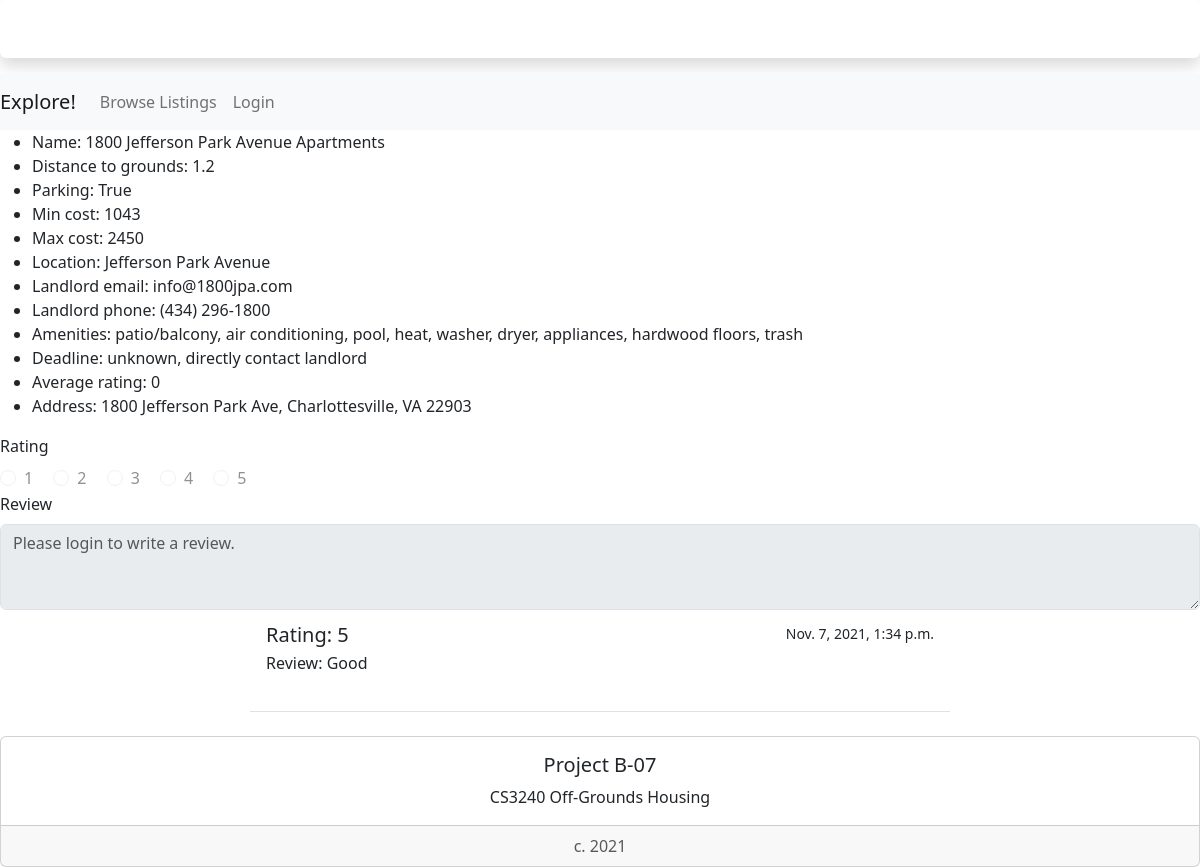
/housing/6/, run on an earlier commit of the app's database.
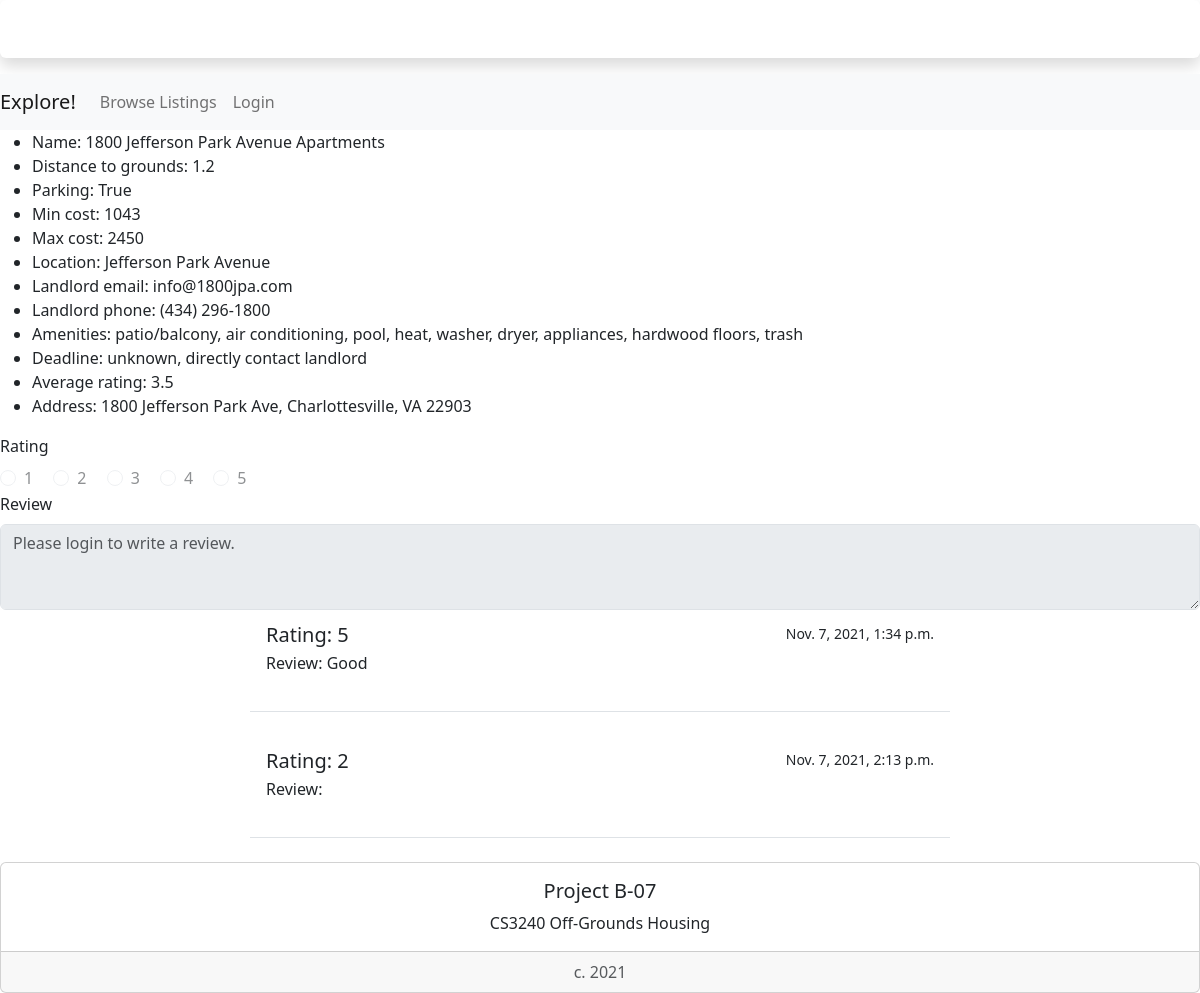
And on a later commit of the database.
### housing/models.py (models this page shows, shortened)
class StudentHousing(models.Model):
    name = models.CharField(max_length=200)
    distToGrounds = models.FloatField(default=0)
    parking = models.BooleanField()
    minCost = models.IntegerField(default=0)
    maxCost = models.IntegerField(default=0)
    location = models.TextField(max_length=200, null=True)
    landlordEmail = models.CharField(max_length=200, null=True)
    landlordPhone = models.CharField(max_length=200, null=True)
    amenities = models.TextField(max_length=200, null=True)
    deadline = models.CharField(max_length=200, null=True)
    averageRating = models.FloatField(default=0)
    address = models.TextField(max_length=200, null=True)
    image = models.ImageField(blank=True, null=True) #makes it optional to include an image

class Review(models.Model):
    house = models.ForeignKey(StudentHousing, on_delete=models.CASCADE)
    rating = models.IntegerField(default=0)
    review = models.TextField(max_length=200, default="")
    pub_date = models.DateTimeField('date published')

### housing/views.py (the view)
# urls.py: path('<int:pk>/', views.DetailView.as_view(), name='detail'),
class DetailView(generic.DetailView):
    model = StudentHousing
    template_name = 'housing/studentHousingOption.html'
    def get_queryset(self):
        return StudentHousing.objects

### housing/templates/housing/studentHousingOption.html (shortened to what this page needs)
<!doctype html>
<link href="https://cdn.jsdelivr.net/npm/bootstrap@5.1.1/dist/css/bootstrap.min.css" rel="stylesheet">
{% load bootstrap5 %}
{% bootstrap_css %}
<div style="width: 100%" class="shadow p-2 mb-3 bg-body rounded text-white">
    <h3 class="font-monospace text-center">Housing for UVA Students by B-07!</h3>
</div>
<nav class="navbar navbar-expand-lg navbar-light bg-light">
    <a class="navbar-brand">Explore!</a>
    <div class="collapse navbar-collapse" id="navbarNav">
        <ul class="navbar-nav">
        <li class="nav-item">
            <a class="nav-link" href="{% url 'housing:studentHousingList' %}">Browse Listings</a>
        </li>
            {% if user.is_authenticated %}
            <li class="nav-item">
                <a class="nav-link" href="{% url 'housing:logout' %}">Logout</a>
            </li>
            {% else %}
            <li class="nav-item">
                <a class="nav-link" href="{% url 'index' %}">Login</a>
            </li>
            {% endif %}
        </ul>
    </div>
</nav>
{% if studenthousing %}
    <ul>
        <li>Name: {{ studenthousing.name }}</li>
        <li>Distance to grounds: {{ studenthousing.distToGrounds }}</li>
        <li>Parking: {{ studenthousing.parking }}</li>
        <li>Min cost: {{ studenthousing.minCost }}</li>
        <li>Max cost: {{ studenthousing.maxCost }}</li>
        <li>Location: {{ studenthousing.location }}</li>
        <li>Landlord email: {{ studenthousing.landlordEmail }}</li>
        <li>Landlord phone: {{ studenthousing.landlordPhone }}</li>
        <li>Amenities: {{ studenthousing.amenities }}</li>
        <li>Deadline: {{ studenthousing.deadline }}</li>
        <li>Average rating: {{ studenthousing.averageRating }}</li>
        <li>Address: {{ studenthousing.address }}</li>
    </ul>
{% else %}
    <p>No housing details are available.</p>
{% endif %}
<form action="{% url 'housing:review_submit' studenthousing.id %}" method="post">
    {% if user.is_authenticated %}
    <label for="FieldSet1" class="form-label">Rating</label>
    <fieldset id="FieldSet1">
        <div class="form-check form-check-inline">
          <input class="form-check-input" type="radio" name="rating" id="inlineRadio1" value="1">
          <label class="form-check-label" for="inlineRadio1">1</label>
        </div>
        <div class="form-check form-check-inline">
          <input class="form-check-input" type="radio" name="rating" id="inlineRadio2" value="2">
          <label class="form-check-label" for="inlineRadio2">2</label>
        </div>
        <div class="form-check form-check-inline">
          <input class="form-check-input" type="radio" name="rating" id="inlineRadio3" value="3">
          <label class="form-check-label" for="inlineRadio3">3</label>
        </div>
        <div class="form-check form-check-inline">
          <input class="form-check-input" type="radio" name="rating" id="inlineRadio4" value="4">
          <label class="form-check-label" for="inlineRadio4">4</label>
        </div>
        <div class="form-check form-check-inline">
          <input class="form-check-input" type="radio" name="rating" id="inlineRadio5" value="5">
          <label class="form-check-label" for="inlineRadio5">5</label>
        </div>
    </fieldset>
    <div>
        <label for="Textarea1" class="form-label">Review</label>
        <textarea class="form-control" id="Textarea1" name="review" rows="3" placeholder="Please write your review here."></textarea>
    </div>
    <div>
        <button class="btn btn-primary" type="submit">Submit</button>
    </div>
    {% else %}
    <label for="FieldSet2" class="form-label">Rating</label>
    <fieldset id="FieldSet2">
        <div class="form-check form-check-inline">
          <input class="form-check-input" type="radio" name="Rating" id="inlineRadio6" value=1 disabled>
          <label class="form-check-label" for="inlineRadio6">1</label>
        </div>
        <div class="form-check form-check-inline">
          <input class="form-check-input" type="radio" name="Rating" id="inlineRadio7" value=2 disabled>
          <label class="form-check-label" for="inlineRadio7">2</label>
        </div>
        <div class="form-check form-check-inline">
          <input class="form-check-input" type="radio" name="Rating" id="inlineRadio8" value=3 disabled>
          <label class="form-check-label" for="inlineRadio8">3</label>
        </div>
        <div class="form-check form-check-inline">
          <input class="form-check-input" type="radio" name="Rating" id="inlineRadio9" value=4 disabled>
          <label class="form-check-label" for="inlineRadio9">4</label>
        </div>
        <div class="form-check form-check-inline">
          <input class="form-check-input" type="radio" name="Rating" id="inlineRadio10" value=5 disabled>
          <label class="form-check-label" for="inlineRadio10">5</label>
        </div>
    </fieldset>
    <div>
        <label for="Textarea2" class="form-label">Review</label>
        <textarea class="form-control" id="Textarea2" name="Review" rows="3" placeholder="Please login to write a review." disabled></textarea>
    </div>
    {% endif %}
</form>
<div class="list-group list-group-flush">
    {% for review in studenthousing.review_set.all %}
        <div class="list-group-item" style="margin-left: 250px; margin-right: 250px; margin-top: 5px;">
            <div class="d-flex w-100 justify-content-between">
                <h5 class="mb-1">Rating: {{review.rating}}</h5>
                <small>{{review.pub_date}}</small>
            </div>
            <p class="mb-1">Review: {{review.review}}<br><br></p>
        </div><br>
    {% endfor %}
</div>
<div style="bottom:0; width:100%" class="card text-center">
    <div class="card-body">
      <h5 class="card-title">Project B-07</h5>
      <p class="card-text">CS3240 Off-Grounds Housing</p>
    </div>
    <div class="card-footer text-muted">
      c. 2021
    </div>
</div>

What changed in the data, as far as the page shows it:
changed StudentHousing "1800 Jefferson Park Avenue Apartments": averageRating "0" → "3.5"
added Review: rating "2", pub_date "Nov. 7, 2021, 2:13 p.m."
